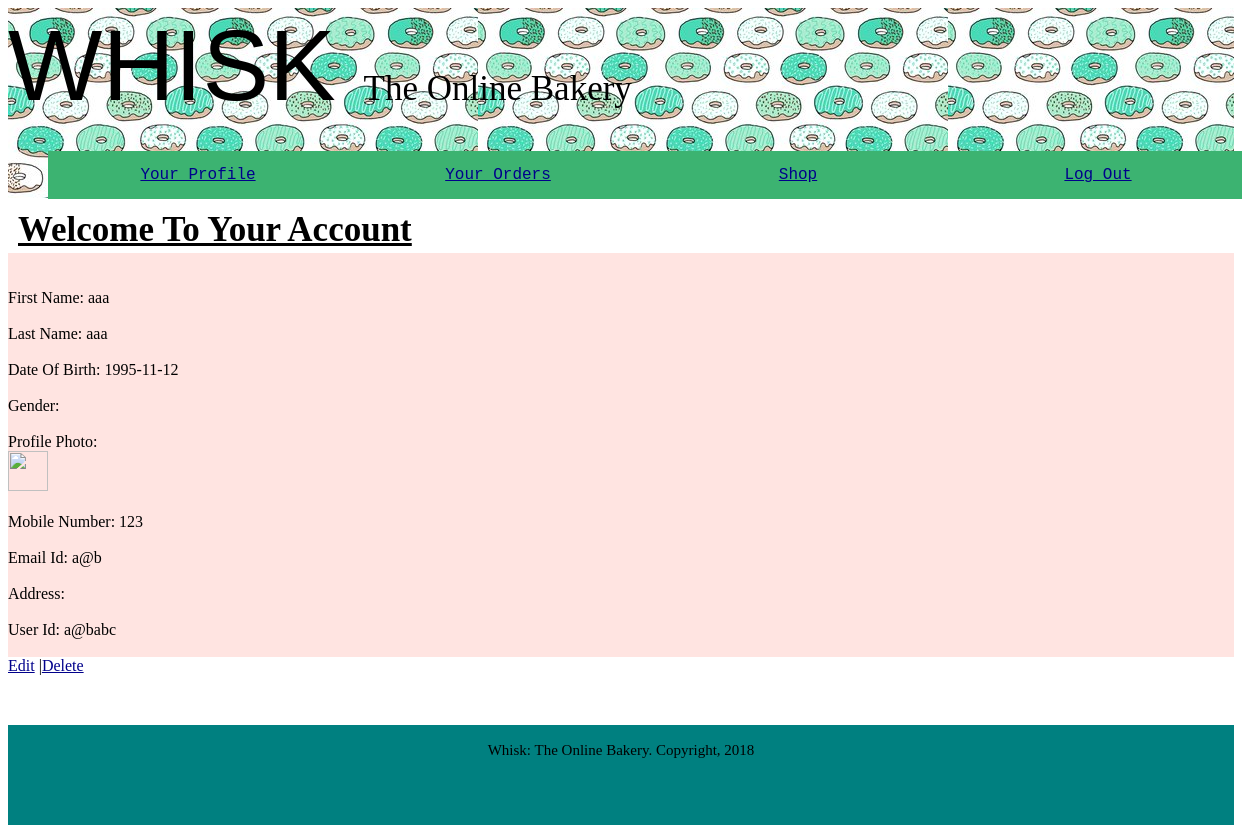
The page /accprof.php (signed in) on the database its author committed.
### tables this page shows
CREATE TABLE `profile` (
  `First_Name` varchar(40) NOT NULL,
  `Last_Name` varchar(30) NOT NULL,
  `Dob` date NOT NULL,
  `Gender` varchar(10) NOT NULL,
  `Prof_Photo` varchar(500) NOT NULL,
  `Mobile_No` bigint(20) NOT NULL,
  `Email` varchar(30) NOT NULL,
  `Address` text NOT NULL,
  `UserId` varchar(40) NOT NULL,
  `Current` varchar(30) NOT NULL
);

### accprof.php (the view, shortened to what this page needs)
<?php
include('accheader.php');
$id= $_SESSION['role'];
$str2="SELECT * FROM `profile` WHERE `UserId` LIKE '$id'";
$res2=mysql_query($str2);
while($row= mysql_fetch_assoc($res2))
{
	$fname= $row['First_Name'];
	$lname= $row['Last_Name'];
	$dob= $row['Dob'];
	$gen= $row['Gender'];
	$profphoto= $row['Prof_Photo'];
	$mobno =$row['Mobile_No'];
	$em= $row['Email'];
	$addr= $row['Address'];
	$userId= $row['UserId'];
}
?>
<div class="pr">
<?php
echo "<br><br>First Name: ".$fname."<br><br>";
echo "Last Name: ".$lname."<br><br>";
echo "Date Of Birth: ".$dob."<br><br>";
echo "Gender: ".$gen."<br><br>";
echo "Profile Photo:<br>";
echo '<img src="'.$profphoto.'" style="width:40px;height:40px">';
echo "<br><br>Mobile Number: ".$mobno."<br><br>";
echo "Email Id: ".$em."<br><br>";
echo "Address: ".$addr."<br><br>";
echo "User Id: ".$userId."<br><br>";
?>
</div>
<a href="accedit.php">Edit</a>
<?php echo "|"; ?>
<a href="delete.php">Delete</a>
<!DOCTYPE html>
<html>
<head>
</head>
<body>
</body>
</html>
<?php
	include('footer.php');
?>

### accheader.php (style rules this page uses)
a:link { color: darkblue; }

### accprof.php (style rules this page uses)
.pr { background-color: mistyrose ; margin-top: 55px; }

### rows shown on the page
profile: First_Name "aaa", Last_Name "aaa", Dob "1995-11-12", Mobile_No "123", Email "a@b", UserId "a@babc"
